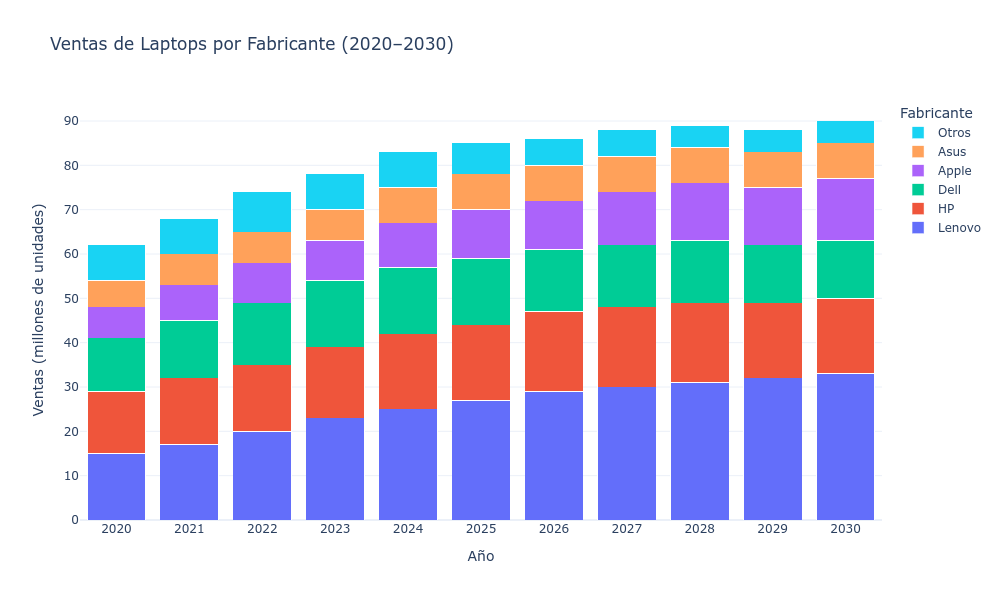

Write the Python code that produced this figure.
import plotly.graph_objects as go

# Años desde 2020 hasta 2030
years = list(range(2020, 2031))

# Ventas simuladas (en millones de unidades)
ventas = {
    "Lenovo": [15, 17, 20, 23, 25, 27, 29, 30, 31, 32, 33],
    "HP":     [14, 15, 15, 16, 17, 17, 18, 18, 18, 17, 17],
    "Dell":   [12, 13, 14, 15, 15, 15, 14, 14, 14, 13, 13],
    "Apple":  [7,  8,  9,  9,  10, 11, 11, 12, 13, 13, 14],
    "Asus":   [6,  7,  7,  7,  8,  8,  8,  8,  8,  8,  8],
    "Otros":  [8,  8,  9,  8,  8,  7,  6,  6,  5,  5,  5],
}

# Crear la figura
fig = go.Figure()

# Agregar cada fabricante como una barra apilada vertical
for fabricante, datos in ventas.items():
    fig.add_trace(go.Bar(
        x=years,
        y=datos,
        name=fabricante
    ))

# Personalización del gráfico
fig.update_layout(
    title='Ventas de Laptops por Fabricante (2020–2030)',
    xaxis=dict(
        title='Año',
        tickmode='linear',
        tick0=2020,
        dtick=1
    ),
    yaxis=dict(
        title='Ventas (millones de unidades)'
    ),
    barmode='stack',  # Apiladas verticalmente
    legend_title='Fabricante',
    template='plotly_white',  # Fondo blanco, limpio
    height=600,
    width=1000
)

fig.show()
